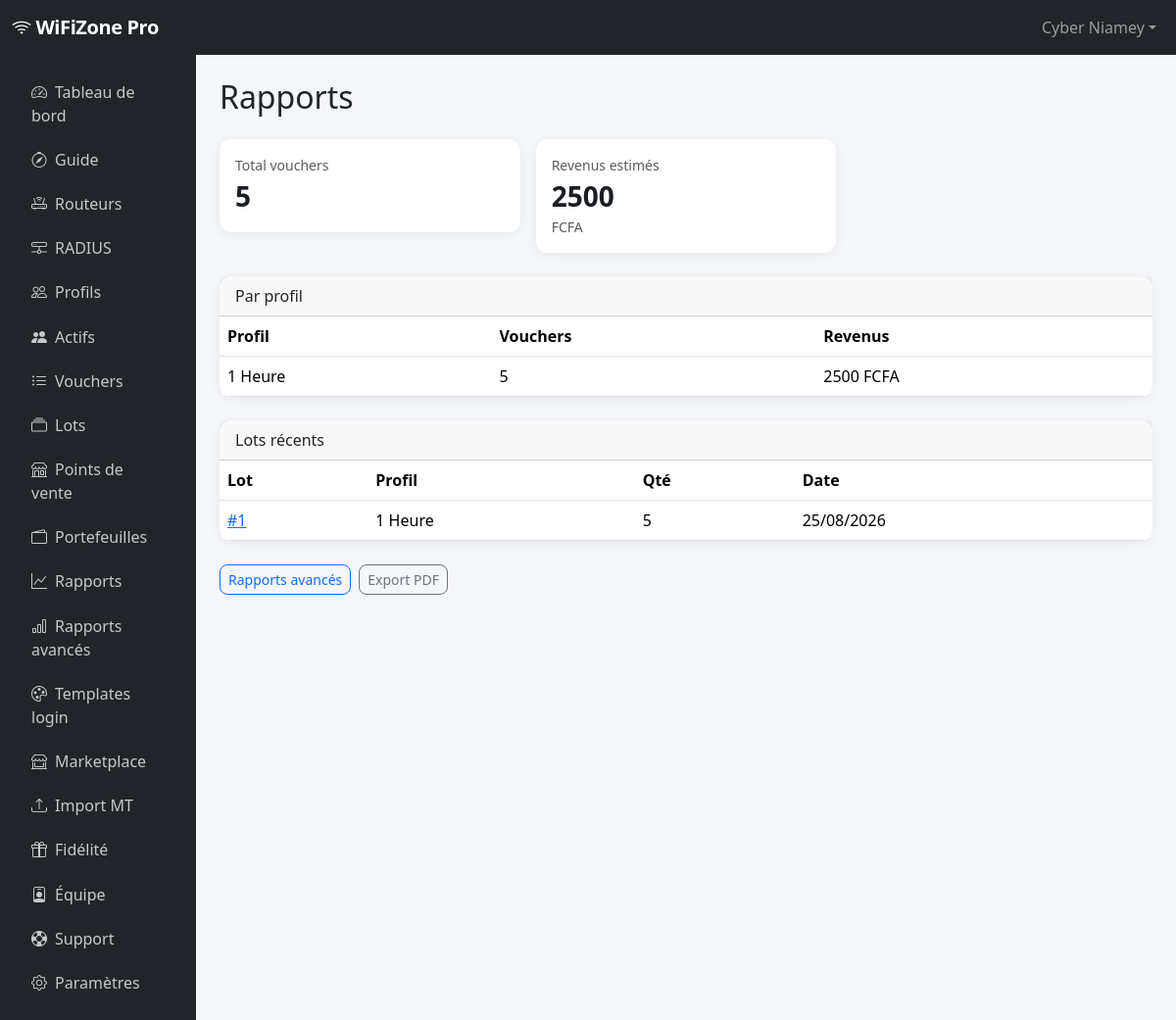
Page /hotspots/reports/ (signed in) on the committed database.
### accounts/models.py (models this page shows, shortened)
class User(AbstractUser):
    company_name = models.CharField("entreprise / zone WiFi", max_length=200, blank=True)
    phone = models.CharField("téléphone", max_length=30, blank=True)
    city = models.CharField("ville", max_length=100, blank=True)
    country = models.CharField("pays", max_length=100, default="Niger")
    is_reseller = models.BooleanField(default=False)
    totp_secret = models.CharField(max_length=32, blank=True)
    totp_enabled = models.BooleanField(default=False)
    gdpr_consent_at = models.DateTimeField(null=True, blank=True)
    reseller = models.ForeignKey(
        "self",
        null=True,
        blank=True,
        on_delete=models.SET_NULL,
        related_name="reseller_clients",
    )
    class Meta:
        verbose_name = "utilisateur"
        verbose_name_plural = "utilisateurs"
    @property
    def display_name(self):
        return self.company_name or self.get_full_name() or self.username

### hotspots/models.py (models this page shows, shortened)
class HotspotProfile(models.Model):
    router = models.ForeignKey(
        "routers.Router",
        on_delete=models.CASCADE,
        related_name="profiles",
    )
    name = models.CharField("nom affiché", max_length=100)
    mikrotik_profile = models.CharField(
        "profil MikroTik",
        max_length=100,
        help_text="Nom du profil sur le routeur (ex: 1hour, 1day)",
    )
    validity_seconds = models.PositiveIntegerField(
        "validité (secondes)",
        default=3600,
        help_text="Durée de validité en secondes (3600 = 1h)",
    )
    data_limit_bytes = models.BigIntegerField(
        "limite data (octets)",
        null=True,
        blank=True,
        help_text="0 ou vide = illimité",
    )
    shared_users = models.PositiveIntegerField("utilisateurs partagés", default=1)
    price = models.DecimalField(
        "prix vente (FCFA)",
        max_digits=12,
        decimal_places=0,
        default=Decimal("0"),
    )
    parent_queue = models.CharField(max_length=100, blank=True, help_text="Parent queue MikroTik")
    is_active = models.BooleanField("actif", default=True)
    created_at = models.DateTimeField(auto_now_add=True)
    class Meta:
        ordering = ["name"]
        verbose_name = "profil hotspot"
        verbose_name_plural = "profils hotspot"

class VoucherBatch(models.Model):
    router = models.ForeignKey(
        "routers.Router",
        on_delete=models.CASCADE,
        related_name="voucher_batches",
    )
    profile = models.ForeignKey(
        HotspotProfile,
        on_delete=models.CASCADE,
        related_name="batches",
    )
    quantity = models.PositiveIntegerField()
    prefix = models.CharField(max_length=20, blank=True)
    created_by = models.ForeignKey(
        settings.AUTH_USER_MODEL,
        on_delete=models.SET_NULL,
        null=True,
        related_name="voucher_batches",
    )
    created_at = models.DateTimeField(auto_now_add=True)
    total_price = models.DecimalField(max_digits=14, decimal_places=0, default=Decimal("0"))
    class Meta:
        ordering = ["-created_at"]
        verbose_name = "lot de vouchers"
        verbose_name_plural = "lots de vouchers"

### hotspots/views.py (the view)
# urls.py: path("reports/", views.reports, name="reports"),
@login_required
def reports(request):
    operator = get_operator(request.user)
    total_vouchers = Voucher.objects.filter(router__owner=operator).count()
    total_revenue = (
        Voucher.objects.filter(router__owner=operator).aggregate(s=Sum("sold_price"))["s"] or 0
    )
    by_profile = (
        Voucher.objects.filter(router__owner=operator)
        .values("profile__name")
        .annotate(count=Count("id"), revenue=Sum("sold_price"))
        .order_by("-count")
    )
    recent_batches = VoucherBatch.objects.filter(router__owner=operator).select_related(
        "profile", "router"
    )[:10]
    return render(
        request,
        "hotspots/reports.html",
        {
            "total_vouchers": total_vouchers,
            "total_revenue": total_revenue,
            "by_profile": by_profile,
            "recent_batches": recent_batches,
        },
    )

### accounts/tenant.py (called while the page is built)
def get_operator(user):
    if not user.is_authenticated:
        return None
    membership = user.team_memberships.filter(is_active=True).select_related("owner").first()
    if membership:
        return membership.owner
    return user

### billing/context_processors.py (called while the page is built)
def subscription_context(request):
    if not request.user.is_authenticated:
        return {"current_subscription": None, "current_plan": None, "operator": None}
    operator = get_operator(request.user)
    sub = get_user_subscription(operator)
    return {
        "current_subscription": sub,
        "current_plan": sub.plan if sub else None,
        "operator": operator,
    }

### billing/models.py (called while the page is built)
    def reset_monthly_usage_if_needed(self):
        now = timezone.now()
        if not self.month_reset_at or now.month != self.month_reset_at.month:
            self.vouchers_used_this_month = 0
            self.month_reset_at = now
            self.save(update_fields=["vouchers_used_this_month", "month_reset_at"])

### billing/services.py (called while the page is built)
def get_user_subscription(user):
    if not user.is_authenticated:
        return None
    try:
        sub = Subscription.objects.select_related("plan").get(user=user)
        sub.reset_monthly_usage_if_needed()
        return sub
    except Subscription.DoesNotExist:
        return None

### templates/hotspots/reports.html
{% extends "base_app.html" %}
{% block page_title %}Rapports{% endblock %}
{% block app_content %}
<div class="row g-3 mb-4">
  <div class="col-md-4">
    <div class="card stat-card p-3">
      <div class="text-muted small">Total vouchers</div>
      <div class="stat-value">{{ total_vouchers }}</div>
    </div>
  </div>
  <div class="col-md-4">
    <div class="card stat-card p-3">
      <div class="text-muted small">Revenus estimés</div>
      <div class="stat-value">{{ total_revenue|floatformat:0 }}</div>
      <small class="text-muted">FCFA</small>
    </div>
  </div>
</div>
<div class="card mb-4">
  <div class="card-header">Par profil</div>
  <div class="table-responsive">
    <table class="table mb-0">
      <thead><tr><th>Profil</th><th>Vouchers</th><th>Revenus</th></tr></thead>
      <tbody>
        {% for row in by_profile %}
        <tr>
          <td>{{ row.profile__name }}</td>
          <td>{{ row.count }}</td>
          <td>{{ row.revenue|floatformat:0 }} FCFA</td>
        </tr>
        {% empty %}
        <tr><td colspan="3" class="text-muted p-3">Aucune donnée.</td></tr>
        {% endfor %}
      </tbody>
    </table>
  </div>
</div>
<div class="card">
  <div class="card-header">Lots récents</div>
  <div class="table-responsive">
    <table class="table mb-0">
      <thead><tr><th>Lot</th><th>Profil</th><th>Qté</th><th>Date</th></tr></thead>
      <tbody>
        {% for b in recent_batches %}
        <tr>
          <td><a href="{% url 'hotspots:batch_detail' b.pk %}">#{{ b.pk }}</a></td>
          <td>{{ b.profile.name }}</td>
          <td>{{ b.quantity }}</td>
          <td>{{ b.created_at|date:"d/m/Y" }}</td>
        </tr>
        {% endfor %}
      </tbody>
    </table>
  </div>
</div>
<div class="d-flex gap-2 mb-3 mt-4">
  <a href="{% url 'hotspots:advanced_reports' %}" class="btn btn-outline-primary btn-sm">Rapports avancés</a>
  <a href="{% url 'hotspots:reports_pdf' %}" class="btn btn-outline-secondary btn-sm">Export PDF</a>
</div>
{% endblock %}

### templates/base_app.html (shortened to what this page needs)
{% extends "base.html" %}
{% block body_class %}app-layout{% endblock %}
{% block navbar %}
<nav class="navbar navbar-expand-lg navbar-dark bg-dark">
  <div class="container-fluid">
    <a class="navbar-brand" href="{% url 'dashboard:home' %}">
      <i class="bi bi-wifi"></i> WiFiZone Pro
    </a>
    <div class="collapse navbar-collapse" id="appNav">
      <ul class="navbar-nav ms-auto align-items-lg-center gap-1">
        <li class="nav-item dropdown">
          <a class="nav-link dropdown-toggle" href="#" data-bs-toggle="dropdown">{{ user.display_name }}</a>
        </li>
      </ul>
    </div>
  </div>
</nav>
{% endblock %}
{% block content %}
<div class="container-fluid">
  <div class="row">
  <nav class="col-md-3 col-lg-2 sidebar-app p-3 no-print">
    <ul class="nav flex-column">
      <li class="nav-item"><a class="nav-link {% if request.resolver_match.url_name == 'home' %}active{% endif %}" href="{% url 'dashboard:home' %}"><i class="bi bi-speedometer2 me-2"></i>Tableau de bord</a></li>
      <li class="nav-item"><a class="nav-link" href="{% url 'core:onboarding' %}"><i class="bi bi-compass me-2"></i>Guide</a></li>
      <li class="nav-item"><a class="nav-link" href="{% url 'routers:list' %}"><i class="bi bi-router me-2"></i>Routeurs</a></li>
      <li class="nav-item"><a class="nav-link" href="{% url 'routers:radius_list' %}"><i class="bi bi-hdd-network me-2"></i>RADIUS</a></li>
      <li class="nav-item"><a class="nav-link" href="{% url 'hotspots:profile_list' %}"><i class="bi bi-people me-2"></i>Profils</a></li>
      <li class="nav-item"><a class="nav-link" href="{% url 'dashboard:active_users' %}"><i class="bi bi-people-fill me-2"></i>Actifs</a></li>
      <li class="nav-item"><a class="nav-link" href="{% url 'hotspots:voucher_list' %}"><i class="bi bi-list-ul me-2"></i>Vouchers</a></li>
      <li class="nav-item"><a class="nav-link" href="{% url 'hotspots:batch_list' %}"><i class="bi bi-collection me-2"></i>Lots</a></li>
      <li class="nav-item"><a class="nav-link" href="{% url 'hotspots:pos_list' %}"><i class="bi bi-shop me-2"></i>Points de vente</a></li>
      <li class="nav-item"><a class="nav-link" href="{% url 'hotspots:wallet_list' %}"><i class="bi bi-wallet2 me-2"></i>Portefeuilles</a></li>
      <li class="nav-item"><a class="nav-link" href="{% url 'hotspots:reports' %}"><i class="bi bi-graph-up me-2"></i>Rapports</a></li>
      <li class="nav-item"><a class="nav-link" href="{% url 'hotspots:advanced_reports' %}"><i class="bi bi-bar-chart me-2"></i>Rapports avancés</a></li>
      <li class="nav-item"><a class="nav-link" href="{% url 'hotspots:login_template_list' %}"><i class="bi bi-palette me-2"></i>Templates login</a></li>
      <li class="nav-item"><a class="nav-link" href="{% url 'hotspots:template_marketplace' %}"><i class="bi bi-shop-window me-2"></i>Marketplace</a></li>
      <li class="nav-item"><a class="nav-link" href="{% url 'hotspots:import_users' %}"><i class="bi bi-upload me-2"></i>Import MT</a></li>
      <li class="nav-item"><a class="nav-link" href="{% url 'hotspots:loyalty' %}"><i class="bi bi-gift me-2"></i>Fidélité</a></li>
      <li class="nav-item"><a class="nav-link" href="{% url 'accounts:team_list' %}"><i class="bi bi-person-badge me-2"></i>Équipe</a></li>
      <li class="nav-item"><a class="nav-link" href="{% url 'support:list' %}"><i class="bi bi-life-preserver me-2"></i>Support</a></li>
      <li class="nav-item"><a class="nav-link" href="{% url 'core:settings' %}"><i class="bi bi-gear me-2"></i>Paramètres</a></li>
    </ul>
  </nav>
  <main class="col-md-9 col-lg-10 p-4">
    <h2 class="mb-4">{% block page_title %}{% endblock %}</h2>
    {% block app_content %}{% endblock %}
  </main>
  </div>
</div>
{% endblock %}

### static/css/custom.css (style rules this page uses)
:root { --wz-primary: #0d6efd; --wz-dark: #1a1d23; --wz-sidebar: #212529; }
body { font-family: "Segoe UI", system-ui, -apple-system, sans-serif; background-color: #f4f6f9; }
.navbar-brand { font-weight: 700; letter-spacing: -0.02em; }
.stat-card { border: none; border-radius: 12px; box-shadow: 0 2px 12px rgba(0, 0, 0, 0.06); }
.stat-card .stat-value { font-size: 1.75rem; font-weight: 700; color: var(--wz-dark); }
.sidebar-app { background: var(--wz-sidebar); min-height: calc(100vh - 56px); }
.sidebar-app .nav-link { color: rgba(255, 255, 255, 0.75); border-radius: 8px; margin-bottom: 2px; padding: 0.6rem 1rem; }
.table-responsive { border-radius: 12px; overflow: hidden; }
.card { border: none; border-radius: 12px; box-shadow: 0 2px 12px rgba(0, 0, 0, 0.06); }
.btn { border-radius: 8px; }

### rows in the picture
User: display_name "Cyber Niamey"
HotspotProfile: profile__name "1 Heure", count "5", revenue "2500"
VoucherBatch: pk "1", profile.name "1 Heure", quantity "5", created_at "25/08/2026"

### other values in the picture
{{ total_vouchers }} "5"
{{ total_revenue|floatformat:0 }} "2500"
